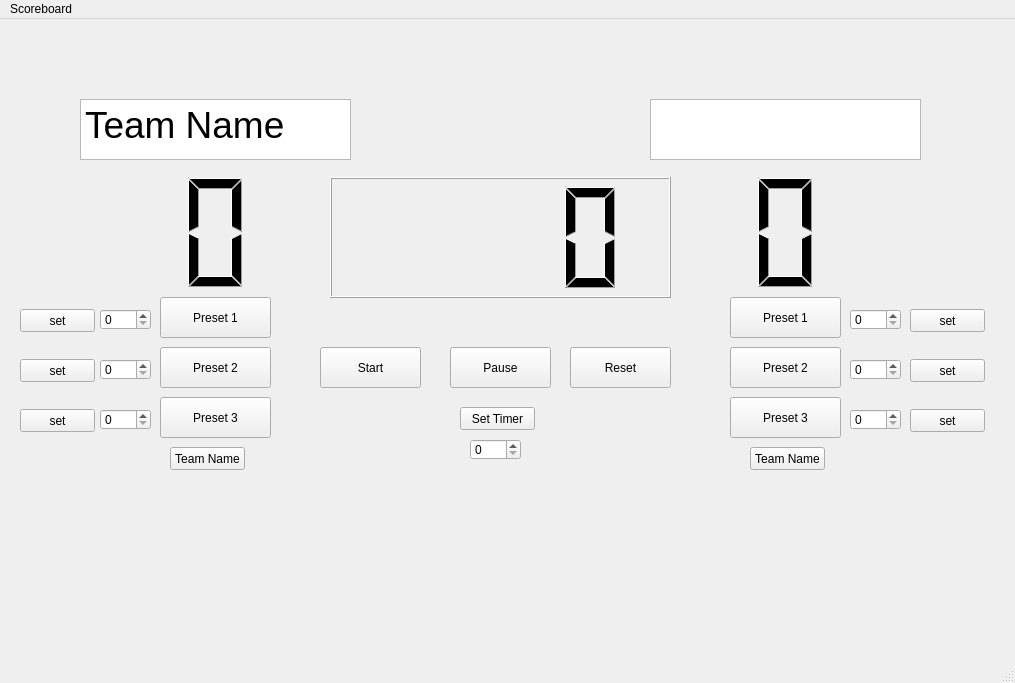
<?xml version="1.0" encoding="UTF-8"?>
<ui version="4.0">
 <class>MainWindow</class>
 <widget class="QMainWindow" name="MainWindow">
  <property name="geometry">
   <rect>
    <x>0</x>
    <y>0</y>
    <width>1015</width>
    <height>683</height>
   </rect>
  </property>
  <property name="windowTitle">
   <string>MainWindow</string>
  </property>
  <property name="autoFillBackground">
   <bool>true</bool>
  </property>
  <widget class="QWidget" name="centralwidget">
   <widget class="QPushButton" name="points_5_Left">
    <property name="geometry">
     <rect>
      <x>160</x>
      <y>328</y>
      <width>111</width>
      <height>41</height>
     </rect>
    </property>
    <property name="text">
     <string>Preset 2</string>
    </property>
   </widget>
   <widget class="QPushButton" name="points_10_left">
    <property name="geometry">
     <rect>
      <x>160</x>
      <y>378</y>
      <width>111</width>
      <height>41</height>
     </rect>
    </property>
    <property name="text">
     <string>Preset 3</string>
    </property>
   </widget>
   <widget class="QPushButton" name="points_2_left">
    <property name="geometry">
     <rect>
      <x>160</x>
      <y>278</y>
      <width>111</width>
      <height>41</height>
     </rect>
    </property>
    <property name="text">
     <string>Preset 1</string>
    </property>
   </widget>
   <widget class="QPushButton" name="points_5_right">
    <property name="geometry">
     <rect>
      <x>730</x>
      <y>328</y>
      <width>111</width>
      <height>41</height>
     </rect>
    </property>
    <property name="text">
     <string>Preset 2</string>
    </property>
   </widget>
   <widget class="QPushButton" name="points_10_right">
    <property name="geometry">
     <rect>
      <x>730</x>
      <y>378</y>
      <width>111</width>
      <height>41</height>
     </rect>
    </property>
    <property name="text">
     <string>Preset 3</string>
    </property>
   </widget>
   <widget class="QPushButton" name="points_2_right">
    <property name="geometry">
     <rect>
      <x>730</x>
      <y>278</y>
      <width>111</width>
      <height>41</height>
     </rect>
    </property>
    <property name="text">
     <string>Preset 1</string>
    </property>
   </widget>
   <widget class="QPushButton" name="Start_timer">
    <property name="geometry">
     <rect>
      <x>320</x>
      <y>328</y>
      <width>101</width>
      <height>41</height>
     </rect>
    </property>
    <property name="text">
     <string>Start</string>
    </property>
   </widget>
   <widget class="QPushButton" name="Reset_timer">
    <property name="geometry">
     <rect>
      <x>570</x>
      <y>328</y>
      <width>101</width>
      <height>41</height>
     </rect>
    </property>
    <property name="text">
     <string>Reset</string>
    </property>
   </widget>
   <widget class="QPushButton" name="Pause_timer">
    <property name="geometry">
     <rect>
      <x>450</x>
      <y>328</y>
      <width>101</width>
      <height>41</height>
     </rect>
    </property>
    <property name="text">
     <string>Pause</string>
    </property>
   </widget>
   <widget class="QPushButton" name="Left_Team_name">
    <property name="geometry">
     <rect>
      <x>170</x>
      <y>428</y>
      <width>75</width>
      <height>23</height>
     </rect>
    </property>
    <property name="text">
     <string>Team Name</string>
    </property>
   </widget>
   <widget class="QLCDNumber" name="Timer">
    <property name="geometry">
     <rect>
      <x>330</x>
      <y>158</y>
      <width>341</width>
      <height>121</height>
     </rect>
    </property>
    <property name="digitCount">
     <number>4</number>
    </property>
   </widget>
   <widget class="QLCDNumber" name="LeftTeamNumber">
    <property name="geometry">
     <rect>
      <x>170</x>
      <y>148</y>
      <width>91</width>
      <height>131</height>
     </rect>
    </property>
    <property name="styleSheet">
     <string notr="true">font: 50pt &quot;MS Shell Dlg 2&quot;;</string>
    </property>
    <property name="lineWidth">
     <number>0</number>
    </property>
    <property name="digitCount">
     <number>1</number>
    </property>
   </widget>
   <widget class="QPushButton" name="Set_time">
    <property name="geometry">
     <rect>
      <x>460</x>
      <y>388</y>
      <width>75</width>
      <height>23</height>
     </rect>
    </property>
    <property name="text">
     <string>Set Timer</string>
    </property>
   </widget>
   <widget class="QLCDNumber" name="LeftTeamNumber_2">
    <property name="geometry">
     <rect>
      <x>740</x>
      <y>148</y>
      <width>91</width>
      <height>131</height>
     </rect>
    </property>
    <property name="styleSheet">
     <string notr="true">font: 50pt &quot;MS Shell Dlg 2&quot;;</string>
    </property>
    <property name="lineWidth">
     <number>0</number>
    </property>
    <property name="digitCount">
     <number>1</number>
    </property>
   </widget>
   <widget class="QPushButton" name="Left_Team_name_2">
    <property name="geometry">
     <rect>
      <x>750</x>
      <y>428</y>
      <width>75</width>
      <height>23</height>
     </rect>
    </property>
    <property name="text">
     <string>Team Name</string>
    </property>
   </widget>
   <widget class="QSpinBox" name="timervalset">
    <property name="geometry">
     <rect>
      <x>470</x>
      <y>420</y>
      <width>51</width>
      <height>21</height>
     </rect>
    </property>
   </widget>
   <widget class="QPlainTextEdit" name="plainTextEdit">
    <property name="geometry">
     <rect>
      <x>80</x>
      <y>80</y>
      <width>271</width>
      <height>61</height>
     </rect>
    </property>
    <property name="font">
     <font>
      <pointsize>28</pointsize>
      <weight>50</weight>
      <bold>false</bold>
     </font>
    </property>
    <property name="layoutDirection">
     <enum>Qt::LeftToRight</enum>
    </property>
    <property name="plainText">
     <string>Team Name</string>
    </property>
   </widget>
   <widget class="QPlainTextEdit" name="plainTextEdit_2">
    <property name="geometry">
     <rect>
      <x>650</x>
      <y>80</y>
      <width>271</width>
      <height>61</height>
     </rect>
    </property>
    <property name="font">
     <font>
      <pointsize>28</pointsize>
     </font>
    </property>
   </widget>
   <widget class="QSpinBox" name="timervalset_2">
    <property name="geometry">
     <rect>
      <x>100</x>
      <y>290</y>
      <width>51</width>
      <height>21</height>
     </rect>
    </property>
   </widget>
   <widget class="QSpinBox" name="timervalset_3">
    <property name="geometry">
     <rect>
      <x>100</x>
      <y>340</y>
      <width>51</width>
      <height>21</height>
     </rect>
    </property>
   </widget>
   <widget class="QSpinBox" name="timervalset_4">
    <property name="geometry">
     <rect>
      <x>100</x>
      <y>390</y>
      <width>51</width>
      <height>21</height>
     </rect>
    </property>
   </widget>
   <widget class="QSpinBox" name="timervalset_5">
    <property name="geometry">
     <rect>
      <x>850</x>
      <y>290</y>
      <width>51</width>
      <height>21</height>
     </rect>
    </property>
   </widget>
   <widget class="QSpinBox" name="timervalset_6">
    <property name="geometry">
     <rect>
      <x>850</x>
      <y>340</y>
      <width>51</width>
      <height>21</height>
     </rect>
    </property>
   </widget>
   <widget class="QSpinBox" name="timervalset_7">
    <property name="geometry">
     <rect>
      <x>850</x>
      <y>390</y>
      <width>51</width>
      <height>21</height>
     </rect>
    </property>
   </widget>
   <widget class="QPushButton" name="pushButton">
    <property name="geometry">
     <rect>
      <x>20</x>
      <y>290</y>
      <width>75</width>
      <height>23</height>
     </rect>
    </property>
    <property name="text">
     <string>set</string>
    </property>
   </widget>
   <widget class="QPushButton" name="pushButton_2">
    <property name="geometry">
     <rect>
      <x>20</x>
      <y>340</y>
      <width>75</width>
      <height>23</height>
     </rect>
    </property>
    <property name="text">
     <string>set</string>
    </property>
   </widget>
   <widget class="QPushButton" name="pushButton_3">
    <property name="geometry">
     <rect>
      <x>20</x>
      <y>390</y>
      <width>75</width>
      <height>23</height>
     </rect>
    </property>
    <property name="text">
     <string>set</string>
    </property>
   </widget>
   <widget class="QPushButton" name="pushButton_4">
    <property name="geometry">
     <rect>
      <x>910</x>
      <y>290</y>
      <width>75</width>
      <height>23</height>
     </rect>
    </property>
    <property name="text">
     <string>set</string>
    </property>
   </widget>
   <widget class="QPushButton" name="pushButton_5">
    <property name="geometry">
     <rect>
      <x>910</x>
      <y>340</y>
      <width>75</width>
      <height>23</height>
     </rect>
    </property>
    <property name="text">
     <string>set</string>
    </property>
   </widget>
   <widget class="QPushButton" name="pushButton_6">
    <property name="geometry">
     <rect>
      <x>910</x>
      <y>390</y>
      <width>75</width>
      <height>23</height>
     </rect>
    </property>
    <property name="text">
     <string>set</string>
    </property>
   </widget>
  </widget>
  <widget class="QMenuBar" name="menubar">
   <property name="geometry">
    <rect>
     <x>0</x>
     <y>0</y>
     <width>1015</width>
     <height>21</height>
    </rect>
   </property>
   <widget class="QMenu" name="menuScoreboard">
    <property name="title">
     <string>Scoreboard</string>
    </property>
   </widget>
   <addaction name="menuScoreboard"/>
  </widget>
  <widget class="QStatusBar" name="statusbar"/>
  <action name="actionScore_Settings">
   <property name="text">
    <string>Score Settings</string>
   </property>
  </action>
  <action name="actionTeam_Names">
   <property name="text">
    <string>Team Names</string>
   </property>
  </action>
 </widget>
 <resources/>
 <connections/>
</ui>
